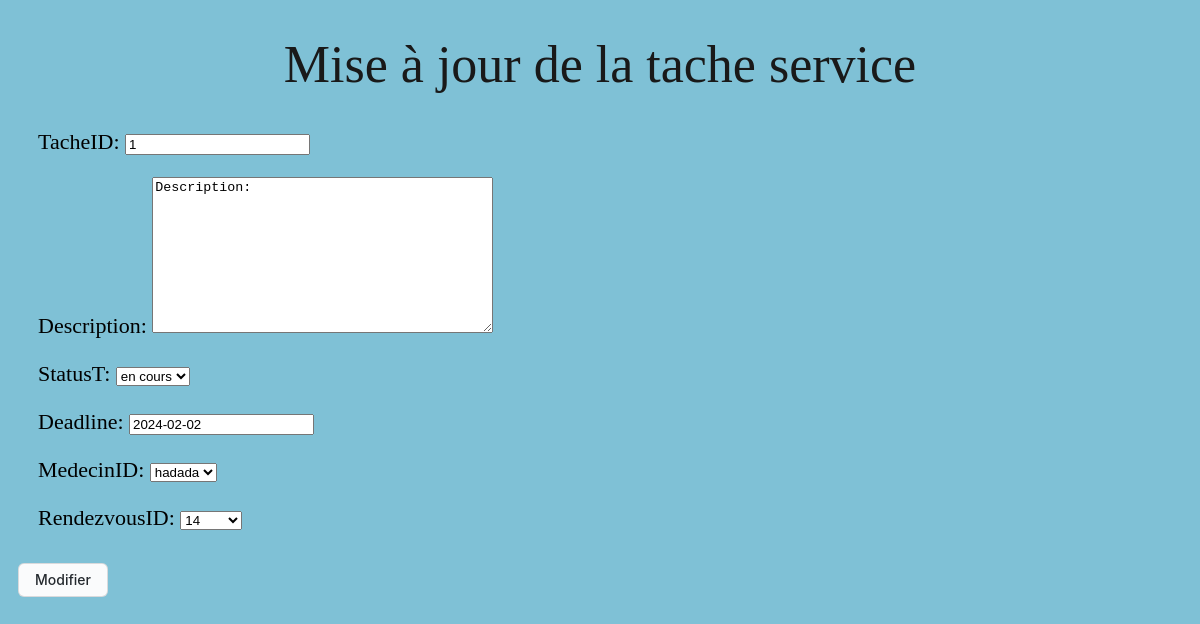
Screenshot of /modification_ts/1 with the database file from the repository.
### app/models.py (models this page shows, shortened)
class TacheService(models.Model):
    tacheID= models.CharField(primary_key=True,max_length=20, unique=True)
    description = models.TextField()
    statusT = models.CharField(max_length=20, choices = STATUET_CHOICES, default = 'en cours')  # en cours, terminé
    deadline = models.DateField()
    medecinID = models.ForeignKey(Medecin, on_delete=models.CASCADE)
    rendezvousID = models.ForeignKey(RendezVous, on_delete=models.CASCADE, null=True)

class Medecin(models.Model):
    medecinID= models.CharField(primary_key=True,max_length=20, unique=True)
    first_name= models.CharField(max_length = 50, null = True)
    last_name= models.CharField(max_length = 50, null = True)
    phone_number = models.CharField(max_length=20)
    def __str__(self):
         return self.last_name

### app/views.py (the view)
# urls.py: path('modification_ts/<int:tacheID>', views.Modifier_ts, name='maj_ts'),
def Modifier_ts(request, tacheID):
    ts = get_object_or_404(TacheService, tacheID=tacheID)
    if request.method == 'POST':
        form = TacheServiceForm(request.POST, instance=ts)
        if form.is_valid():
             form.save()
             return redirect('lst_ts')
        else :
            form = TacheServiceForm(instance=ts)
            return render(request, 'ts_update.html',{'form' : form} )
    else :
        form = TacheServiceForm(instance=ts)
        return render(request, 'ts_update.html',{'form' : form} )

### app/forms.py
class TacheServiceForm(forms.ModelForm):
    class Meta:
        model = TacheService
        fields = '__all__'

### app/models.py (called while the page is built)
    def __str__(self):
         return self.renderVousID

### app/templates/ts_update.html (shortened to what this page needs)
{% load static %}
<!DOCTYPE html>
<html lang="en">
    <head>
        <link rel="stylesheet" type="text/css" href="{% static 'css/base.css' %}">
    </head>
    <body>
        <h1>Mise à jour de la tache service </h1>
        <form action="" method="post">
        {{ form.as_p }}
        <input class="b" type="submit" value="Modifier">
        </form>
    </body>
</html>

### app/static/css/base.css (style rules this page uses)
body { background-color: rgba(33, 148, 184, 0.575); }
.b { background-color: #FAFBFC; border: 1px solid rgba(27, 31, 35, 0.15); border-radius: 6px; box-sizing: border-box; color: #24292E; font-family: -apple-system, system-ui, "Segoe UI", Helvetica, Arial, sans-serif, "Apple Color Emoji", "Segoe UI Emoji"; font-size: 14px; font-weight: 500; line-height: 20px; padding: 6px 16px; position: relative; margin: 10px; }
h1 { color: #191919; font-size: 52px; font-weight: 400; font-family: "Apple Color Emoji", "Segoe UI Emoji"; text-align: center; }
p { font-size: 22px; margin-left: 30px; }

### rows the page displays
TacheService: tacheID "1", description "Description:", statusT "en cours", deadline "2024-02-02", rendezvousID "14"
Medecin: medecinID "hadada"
